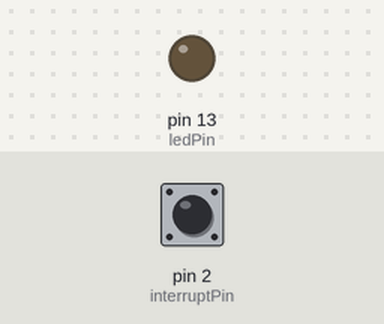
The sketch below on a simulated Arduino Uno, built with avr-gcc and run on an emulated ATmega328P. Shown: output pins drawn as LEDs (lit = HIGH). Inputs (shaded band) come from the test bench; at power-on: pin 2 (interruptPin) HIGH.

Above: at 1.2 s.
1.3 s: pin 2 (interruptPin) pulled LOW for 0.15 s
At 1.9 s:
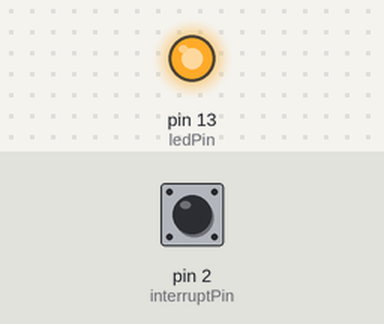
2.9 s: pin 2 (interruptPin) pulled LOW for 1 s
At 4.3 s:
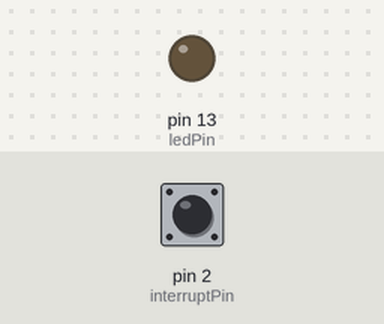
5.4 s: pin 2 (interruptPin) pulled LOW for 3.2 s
At 6.2 s:
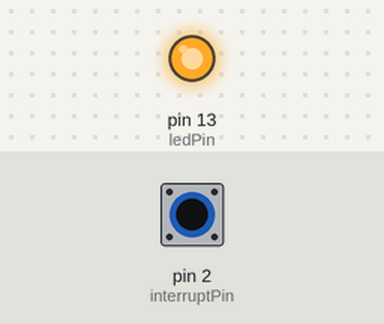
Timing chart, 0 to 8.4 s (numbered marks = the images above; inputs shaded):
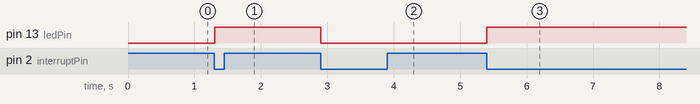

The sketch:

pulsador.ino
```cpp
const byte ledPin = 13;
const byte interruptPin = 2;
volatile byte state = LOW;
volatile byte pinState = HIGH;

void setup() {
  pinMode(ledPin, OUTPUT);
  pinMode(interruptPin, INPUT_PULLUP);
  attachInterrupt(digitalPinToInterrupt(interruptPin), blink, CHANGE);
}

void loop() {
    digitalWrite(ledPin, state);
}

void blink() {
  delay(500);
  pinState = digitalRead(interruptPin);
  if(pinState == LOW){
    state = !state;
  }
}
```

Measured:
- after the input at 1.3 s, pin 13 (ledPin): LOW → HIGH at once
- after the input at 2.9 s, pin 13 (ledPin): HIGH → LOW at once
- after the input at 5.4 s, pin 13 (ledPin): LOW → HIGH at once
